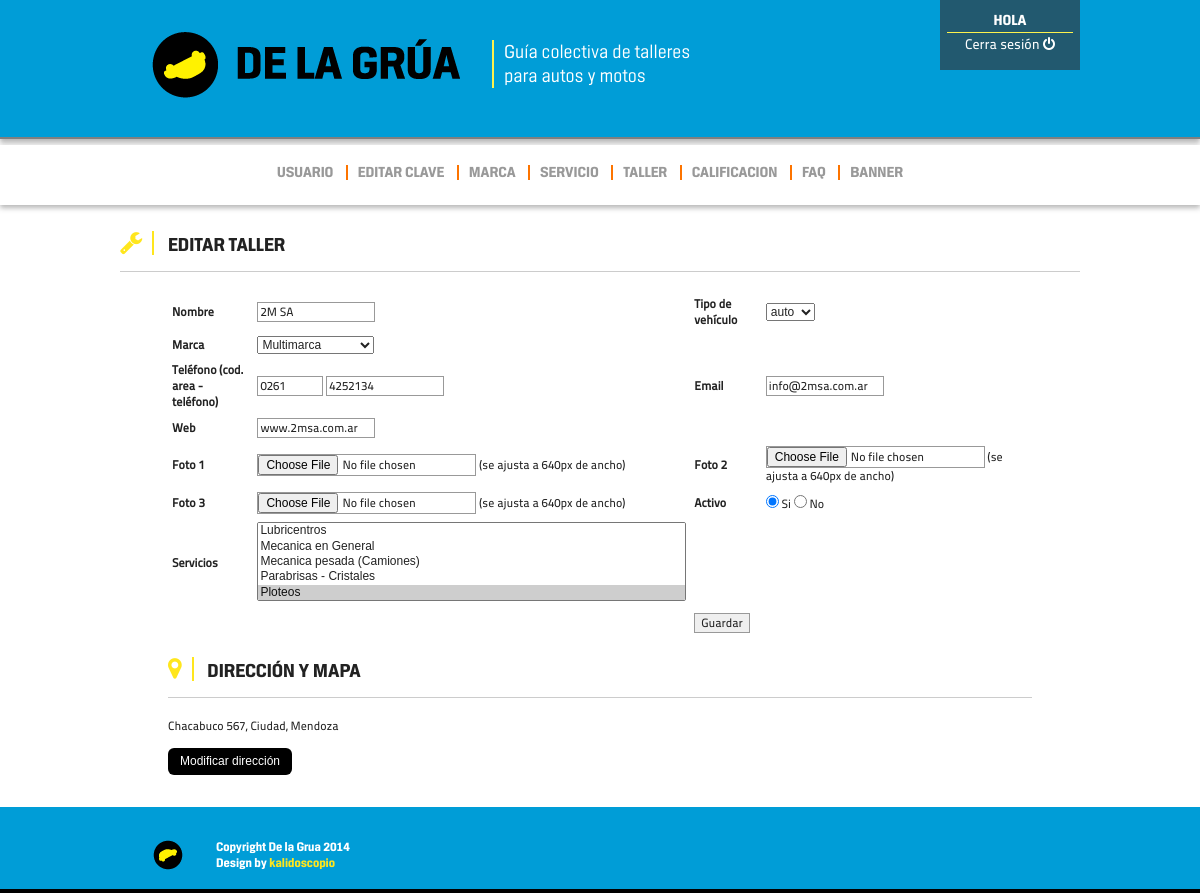
Before: /admin_toolkit/taller_editar.php?idtaller=154 (signed in) with the older database file.
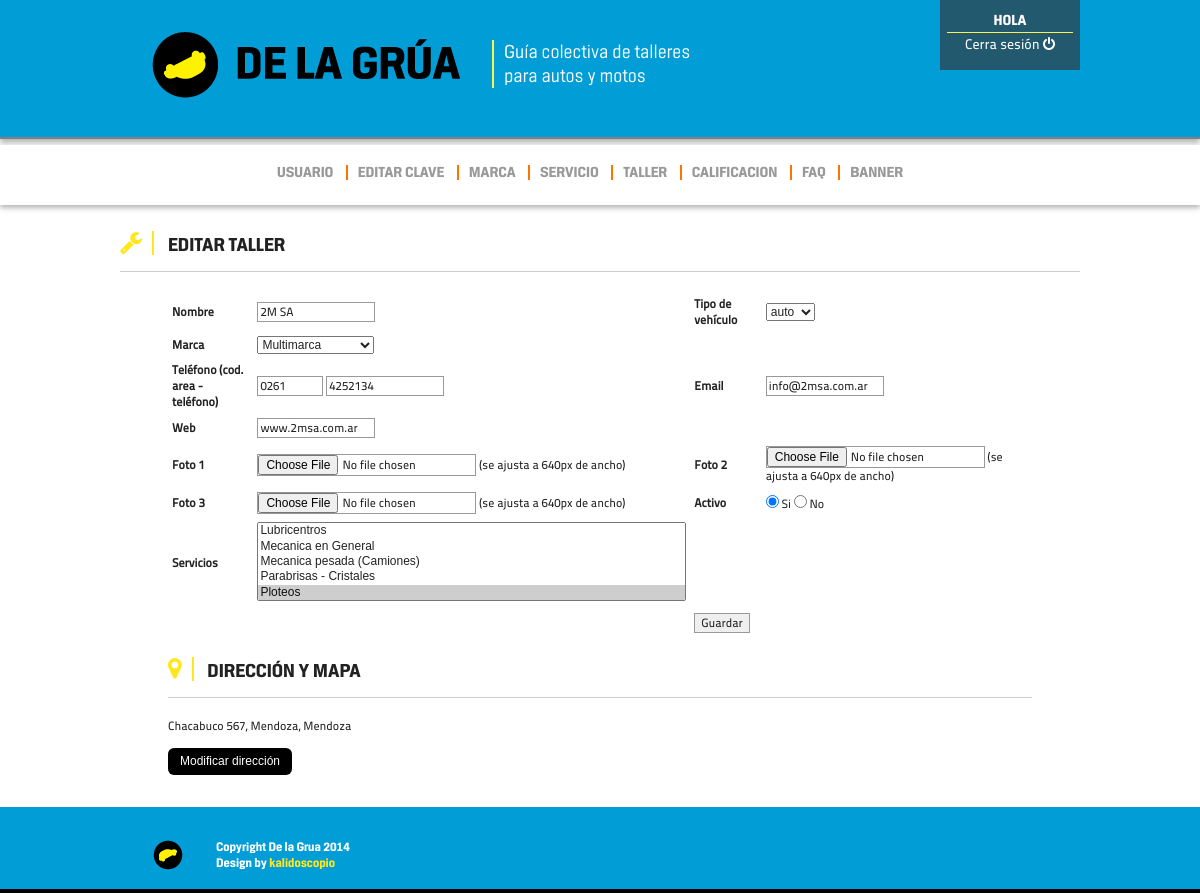
After: the same page with the newer database file.
### tables this page shows
CREATE TABLE `dlg_taller` (
  `idtaller` int(11) NOT NULL AUTO_INCREMENT,
  `nombre` varchar(100) NOT NULL,
  `tipovehiculo` varchar(10) DEFAULT NULL,
  `idmarca` int(11) DEFAULT NULL,
  `idprovincia` varchar(255) DEFAULT NULL,
  `idlocalidad` varchar(255) DEFAULT NULL,
  `domicilio` varchar(255) DEFAULT NULL,
  `telefonocodarea` varchar(10) DEFAULT NULL,
  `telefono` varchar(50) DEFAULT NULL,
  `email` varchar(255) DEFAULT NULL,
  `web` varchar(255) DEFAULT NULL,
  `googlemap` text,
  `foto1` varchar(255) DEFAULT NULL,
  `foto2` varchar(255) DEFAULT NULL,
  `foto3` varchar(255) DEFAULT NULL,
  `activo` int(11) DEFAULT NULL,
  `atencion` bigint(20) NOT NULL DEFAULT '0',
  `precio` bigint(20) NOT NULL DEFAULT '0',
  `servicio` bigint(20) NOT NULL DEFAULT '0',
  `website` varchar(255) DEFAULT NULL,
  `url` varchar(255) DEFAULT NULL,
  `reference` varchar(255) DEFAULT NULL,
  `place_id` varchar(255) DEFAULT NULL,
  `direction` varchar(255) DEFAULT NULL,
  `administrative_area_level_1` varchar(255) DEFAULT NULL,
  `country_short` varchar(255) DEFAULT NULL,
  `country` varchar(255) DEFAULT NULL,
  `sublocality` varchar(255) DEFAULT NULL,
  `locality` varchar(255) DEFAULT NULL,
  `postal_code` varchar(255) DEFAULT NULL,
  `street_number` varchar(255) DEFAULT NULL,
  `route` varchar(255) DEFAULT NULL,
  `viewport` varchar(255) DEFAULT NULL,
  `bounds` varchar(255) DEFAULT NULL,
  `formatted_address` varchar(255) DEFAULT NULL,
  `location_type` varchar(255) DEFAULT NULL,
  `location` varchar(255) DEFAULT NULL,
  `lng` varchar(255) DEFAULT NULL,
  `lat` varchar(255) DEFAULT NULL,
  `point_of_interest` varchar(255) DEFAULT NULL,
  PRIMARY KEY (`idtaller`),
  KEY `idtaller` (`idtaller`)
);

CREATE TABLE `dlg_marca` (
  `idmarca` int(11) NOT NULL AUTO_INCREMENT,
  `marca` varchar(100) NOT NULL,
  PRIMARY KEY (`idmarca`),
  KEY `idmarca` (`idmarca`)
);

### admin_toolkit/session.php (called while the page is built, shortened)
<?php
if (!function_exists("GetSQLValueString")) {
function GetSQLValueString($theValue, $theType, $theDefinedValue = "", $theNotDefinedValue = "")
{
  $theValue = function_exists("mysql_real_escape_string") ? mysql_real_escape_string($theValue) : mysql_escape_string($theValue);
  switch ($theType) {
    case "text":
      $theValue = ($theValue != "") ? "'" . $theValue . "'" : "NULL";
      break;
    case "long":
    case "int":
      $theValue = ($theValue != "") ? intval($theValue) : "NULL";
      break;
  }
  return $theValue;
}
}
?>

### admin_toolkit/funciones.php (called while the page is built, shortened)
<?php
function getAddress($taller)
{
  return $taller['route'] . ' ' . $taller['street_number'] . ', ' . $taller['locality'] . ', ' . $taller['administrative_area_level_1'];
}
?>

### admin_toolkit/taller_editar.php (the view, shortened to what the changed rows need)
<?php  require_once('session.php'); ?>
<?php require_once('funciones.php'); ?>
<?php
$editFormAction = $_SERVER['PHP_SELF'];
if (isset($_SERVER['QUERY_STRING'])) {
  $editFormAction .= "?" . htmlentities($_SERVER['QUERY_STRING']);
}
$query_registros = "SELECT * FROM dlg_marca ORDER BY marca ASC";
$registros = mysql_query($query_registros, $config) or die(mysql_error());
$row_registros = mysql_fetch_assoc($registros);
$colname_registro = "-1";
if (isset($_GET['idtaller'])) {
  $colname_registro = $_GET['idtaller'];
}
$query_registro = sprintf("SELECT * FROM dlg_taller WHERE idtaller = %s", GetSQLValueString($colname_registro, "int"));
$registro = mysql_query($query_registro, $config) or die(mysql_error());
$row_registro = mysql_fetch_assoc($registro);
?>
<!DOCTYPE html>
 <html class="no-js">
<head>
<link rel="stylesheet" href="css/normalize.min.css">
<link rel="stylesheet" href="css/main.css">
<link href="css/grua.css" rel="stylesheet" type="text/css">
<link href="fonts/fuentes.css" rel="stylesheet" type="text/css">
<link href="font-awesome/css/font-awesome.min.css" rel="stylesheet" type="text/css">
</head>
<body>
<div class="wrapper">
<div class="contenido">
<div class="cont">
<div class="cont960">
<div class="resultados-busquedas">
<div class="entero">
   <form action="<?php echo $editFormAction; ?>" method="POST" enctype="multipart/form-data" name="formguardar" id="formguardar" onSubmit="MM_validateForm('nombre','','R','email','','NisEmail');return document.MM_returnValue">
  <table width="100%" border="0" cellspacing="0" cellpadding="4">
   <tr>
      <td><input name="nombre" type="text" id="nombre" value="<?php if(isset($_POST['nombre'])){ echo $_POST['nombre']; } else { echo $row_registro['nombre'];}?>" maxlength="250">
        <input name="idtaller" type="hidden" id="idtaller" value="<?php if(isset($_POST['idtaller'])){ echo $_POST['idtaller']; } else { echo $row_registro['idtaller'];}?>"></td>
      <td><select name="tipovehiculo" id="tipovehiculo">
        <option value="auto" <?php if(isset($_POST['tipovehiculo'])){ if (!(strcmp("auto", $_POST['tipovehiculo']))) {echo "selected=\"selected\"";}} else { if (!(strcmp("auto", $row_registro['tipovehiculo']))) {echo "selected=\"selected\"";}} ?>>auto</option>
        </select></td>
    </tr>
      <tr>
        <td><select name="idmarca" id="idmarca">
          <?php
do {
?>
          <option value="<?php echo $row_registros['idmarca']?>"<?php if(isset($_POST['idmarca'])){ if (!(strcmp($row_registros['idmarca'], $_POST['idmarca']))) {echo "selected=\"selected\"";}} else { if (!(strcmp($row_registros['idmarca'], $row_registro['idmarca']))) {echo "selected=\"selected\"";} }?>><?php echo $row_registros['marca']?></option>
          <?php
} while ($row_registros = mysql_fetch_assoc($registros));
?>
        </select></td>
      </tr>
      <tr>
        <td><input name="telefonocodarea" type="text" id="telefonocodarea" value="<?php if(isset($_POST['telefonocodarea'])){ echo $_POST['telefonocodarea']; } else { echo $row_registro['telefonocodarea'];}?>" size="10" maxlength="10">
          <input name="telefono" type="text" id="telefono" value="<?php if(isset($_POST['telefono'])){ echo $_POST['telefono']; } else { echo $row_registro['telefono'];}?>" maxlength="50"></td>
        <td><input name="email" type="text" id="email" value="<?php if(isset($_POST['email'])){ echo $_POST['email']; } else { echo $row_registro['email'];}?>" maxlength="255"></td>
      </tr>
      <tr>
        <td><input name="web" type="text" id="web" value="<?php if(isset($_POST['web'])){ echo $_POST['web']; } else { echo $row_registro['web'];}?>" maxlength="255"></td>
        </tr>
      <tr>
        <td><input <?php if(isset($_POST['activo'])){ if (!(strcmp($_POST['activo'],"1"))) {echo "checked=\"checked\"";} } else { if (!(strcmp($row_registro['activo'],"1"))) {echo "checked=\"checked\"";}} ?> name="activo" type="radio" id="radio" value="1">
          Si
    <input <?php if(isset($_POST['activo'])){ if (!(strcmp($_POST['activo'],"0"))) {echo "checked=\"checked\"";} } else { if (!(strcmp($row_registro['activo'],"0"))) {echo "checked=\"checked\"";}} ?> name="activo" type="radio" id="radio" value="0">          No </td>
        </tr>
  </table>
   </form>
<?php include_once '2015/listLocations.php'; ?>
</div>
</div>
</div>
</div>
</div>
</div>
</body>
</html>

### admin_toolkit/2015/listLocations.php
<?php
$idtaller = $_GET['idtaller'];
?>
<div class="uno">
    <a class="fa fa-map-marker"></a>
    DIRECCIÓN Y MAPA
</div>
<?php
if (!$row_registro['lat']) {
    echo "<p class=''> <span style='color:red;'>No hay un mapa para este taller!</span> Anteriormente figuraba como " .$row_registro['domicilio'] .' ' . $row_registro['idlocalidad'] . ". </p>";
} else {
    echo '<p>'. getAddress($row_registro) . '</p>';
}
?>
<a class="button" href="<?php echo "locationNew.php?&taller=$idtaller" ?>">
    <?php echo $row_registro['direction'] ? 'Modificar' : 'Agregar' ?> dirección
</a>
<br>

Changed rows visible on the page:
changed dlg_taller "2M SA": getAddress($row_registro) "Chacabuco 567, Ciudad, Mendoza" → "Chacabuco 567, Mendoza, Mendoza"
